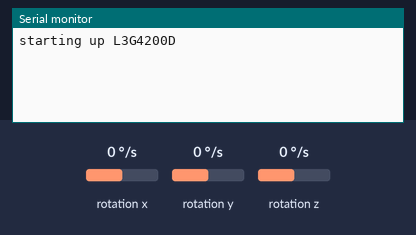
Bench run of a sketch on a simulated Arduino Uno, built with avr-gcc and run on an emulated ATmega328P. Parts: the last lines printed to the serial monitor. Wiring (inferred from the names in the program): L3G4200D gyroscope at I2C address 0x69. The inputs (shaded band) are chosen by the test bench; at power-on: rotation x 0 °/s, rotation y 0 °/s, rotation z 0 °/s.

Above: at 2.7 s.
2.8 s: rotation x set to -192 °/s
At 3.05 s:
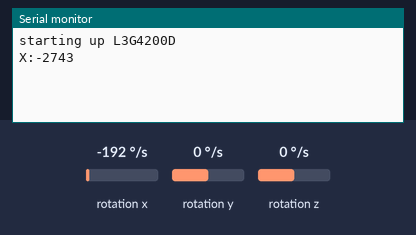
5.0 s: rotation x set to -100 °/s
At 5.16 s:
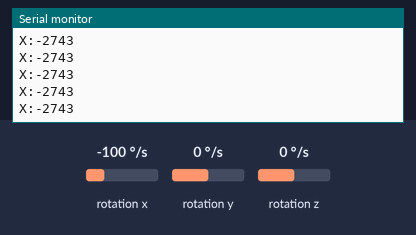
6.5 s: rotation y set to -192 °/s
At 6.93 s:
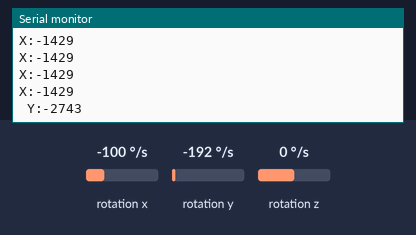

The sketch:

jedi.ino
```cpp
//This code is to use with L3G4200 triple axis gyro
//Modified by SurtrTech

#include <Wire.h>

#define CTRL_REG1 0x20
#define CTRL_REG2 0x21
#define CTRL_REG3 0x22
#define CTRL_REG4 0x23
#define CTRL_REG5 0x24

int L3G4200D_Address = 105; //I2C address of the L3G4200D

int x;
int y;
int z;

void setup(){

Wire.begin();
 Serial.begin(9600);

Serial.println("starting up L3G4200D");
 setupL3G4200D(2000); // Configure L3G4200 - 250, 500 or 2000 deg/sec

delay(1500); //wait for the sensor to be ready
}

void loop(){
  delay(250);
 getGyroValues(); // This will update x, y, and z with new values

 if(abs(x)>600 && abs(x)>abs(y)) {
  Serial.print("X:");
 Serial.println(x);} //Here you can do some operations befor you use that value
 //For example set it on a surface and substract or add numbers to get 0,0,0 if you want that position to be your reference
 if(abs(y)>600 && abs(y)>abs(x)) {Serial.print(" Y:");
 Serial.println(y);}

/*Serial.print(" Z:");
  Serial.println(z);*/

delay(100); //Just here to slow down the serial to make it more readable
}

void getGyroValues(){

byte xMSB = readRegister(L3G4200D_Address, 0x29);
 byte xLSB = readRegister(L3G4200D_Address, 0x28);
 x = ((xMSB << 8) | xLSB);

byte yMSB = readRegister(L3G4200D_Address, 0x2B);
 byte yLSB = readRegister(L3G4200D_Address, 0x2A);
 y = ((yMSB << 8) | yLSB);

byte zMSB = readRegister(L3G4200D_Address, 0x2D);
 byte zLSB = readRegister(L3G4200D_Address, 0x2C);
 z = ((zMSB << 8) | zLSB);
}

int setupL3G4200D(int scale){
 //From Jim Lindblom of Sparkfun's code

// Enable x, y, z and turn off power down:
 writeRegister(L3G4200D_Address, CTRL_REG1, 0b00001111);

// If you'd like to adjust/use the HPF, you can edit the line below to configure CTRL_REG2:
 writeRegister(L3G4200D_Address, CTRL_REG2, 0b00000000);

// Configure CTRL_REG3 to generate data ready interrupt on INT2
 // No interrupts used on INT1, if you'd like to configure INT1
 // or INT2 otherwise, consult the datasheet:
 writeRegister(L3G4200D_Address, CTRL_REG3, 0b00001000);

// CTRL_REG4 controls the full-scale range, among other things:

if(scale == 250){
 writeRegister(L3G4200D_Address, CTRL_REG4, 0b00000000);
 }else if(scale == 500){
 writeRegister(L3G4200D_Address, CTRL_REG4, 0b00010000);
 }else{
 writeRegister(L3G4200D_Address, CTRL_REG4, 0b00110000);
 }

// CTRL_REG5 controls high-pass filtering of outputs, use it
 // if you'd like:
 writeRegister(L3G4200D_Address, CTRL_REG5, 0b00000000);
}

void writeRegister(int deviceAddress, byte address, byte val) {
 Wire.beginTransmission(deviceAddress); // start transmission to device
 Wire.write(address); // send register address
 Wire.write(val); // send value to write
 Wire.endTransmission(); // end transmission
}

int readRegister(int deviceAddress, byte address){

int v;
 Wire.beginTransmission(deviceAddress);
 Wire.write(address); // register to read
 Wire.endTransmission();

Wire.requestFrom(deviceAddress, 1); // read a byte

while(!Wire.available()) {
 // waiting
 }

v = Wire.read();
 return v;
}
```

Measured:
- after the input at 2.8 s, the serial monitor: prints a new line at once (image 1)
- after the input at 6.5 s, the serial monitor: prints a new line after 0.20 s (image 3)
